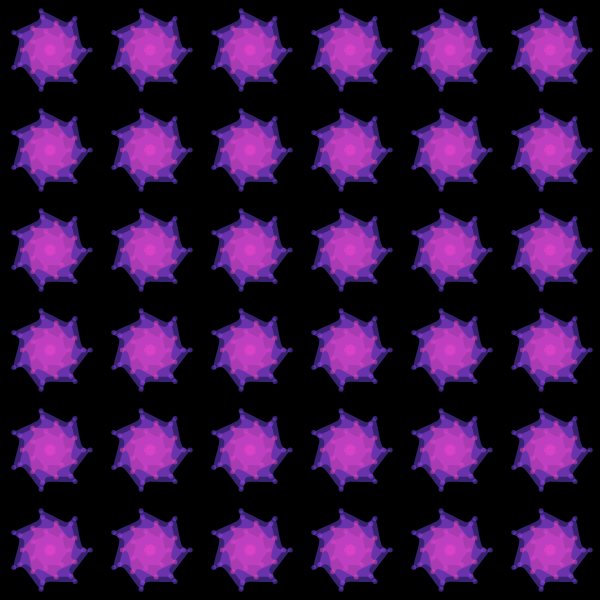
Frame 1 (no input)
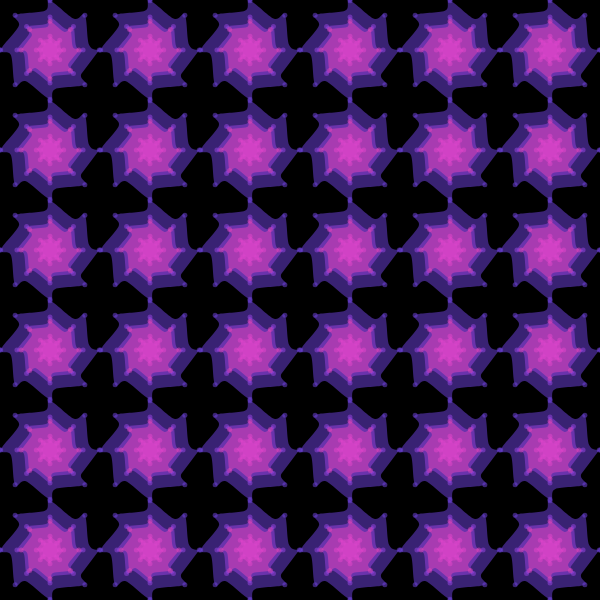
Frame 60 (no input)
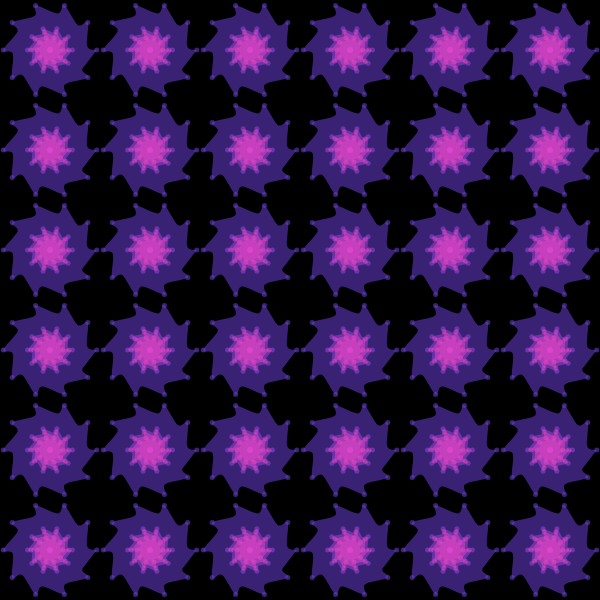
Frame 120 (the mouse pressed at the canvas centre since frame 60)

The p5.js sketch that drew these frames (run headless with seeded random() and noise() and a simulated clock; from frame 60 on, the mouse is pressed at the canvas centre):

// p5.js sketch
// ── sketch.js
let t = 0;
let groupType = 0;
let colors = [];
let angled;

function setup() {
  createCanvas(600, 600);
  colorMode(HSB, 360, 100, 100, 1);
  generateColors();
  noStroke();
  angled = random(0.01, 4)
}

function draw() {
  background(0);
  t += 0.01;
  
  if (frameCount % 300 === 0) {
    groupType = (groupType + 1) % 4;
    generateColors();
  }

  let size = 100;
  let cols = width / size + 2;
  let rows = height / size + 2;

  for (let i = -1; i < cols; i++) {
    for (let j = -1; j < rows; j++) {
      push();
      translate(i * size, j * size);
      applyWallpaperGroup(groupType, size);
      drawPatternCell(size);
      pop();
    }
  }
}

function applyWallpaperGroup(type, s) {
  if (type === 1) {
      let angle = map(sin(t), -1, 1, 0, PI/3);
      rotate(angle);
  } else if (type === 2) {
    shearX(PI/4 * sin(t)); 
  }
}

function drawPatternCell(s) {
  push();
  translate(s / 2, s / 2);
  
  let layers = 5;
  let points = floor(map(sin(t * 0.5), -1, 1, 3, 12));
  
  for (let l = 0; l < layers; l++) {
    let layerHue = (hue(colors[0]) + l * 15) % 360;
    fill(layerHue, 70, 90, 0.5);
    
    beginShape();
    for (let i = 0; i < points; i++) {
      let angle = TWO_PI / points * i;
      let variation = sin(t * 2 + l) * (s * 0.1);
      let r = (s * 0.4) - (l * 15) + variation;
      let x = cos(angle) * r;
      let y = sin(angle) * r;
      let innerAngle = angle + (TWO_PI / points) * angled
      let innerR = r * 0.8;
      let ix = cos(innerAngle) * innerR;
      let iy = sin(innerAngle) * innerR;
      
      curveVertex(x, y);
      curveVertex(ix, iy);
      ellipse(x, y, 5, 5);
    }
    endShape(CLOSE);
  }
  pop();
}

function generateColors() {
  colors = [];
  let baseHue = random(360);
  for (let i = 0; i < 5; i++) {
    colors.push(color((baseHue + i * 20) % 360, 80, 90, 0.6));
  }
}

function windowResized() {
  resizeCanvas(windowWidth, windowHeight);
}
// ── style.css
.sketch-17-2026 {
    margin: 0;
    padding: 0;
    background-color: black;
    animation: fade-in;
    display: flex;
    justify-content: center;
    align-items: center;
    height: 100vh;
}

@keyframes fade-in {
    from {
        opacity: 0;
    }
    to {
        opacity: 1;
    }
}
